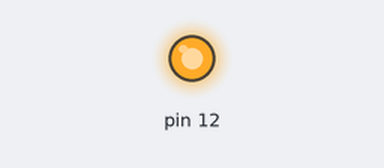
A program run on a simulated Raspberry Pi (header pin numbers). Parts: output pins drawn as LEDs (lit = HIGH). At 6.0 s the program stops and its outputs stay as they are.

Above: at 0.1 s.
At 3.1 s:
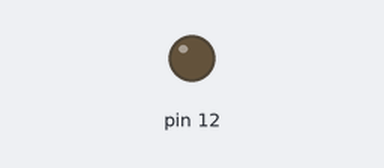
Timing chart, 0 to 4.6 s (numbered marks = the images above):
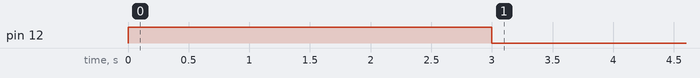

Measured:
- by itself, pin 12: LOW → HIGH at 0.00 s, → LOW 3.0 s later

The program:

gpio-plutia.py
```python
import RPi.GPIO as GPIO
import time

GPIO.setmode(GPIO.BOARD)
GPIO.setup(12,GPIO.OUT)

try:
        GPIO.output(12,GPIO.HIGH)
        time.sleep(3)
        GPIO.output(12,GPIO.LOW)
        time.sleep(3)
except KeyboardInterrupt:    # 异常处理，如果Ctrl+C退出程序
    GPIO.output(12,GPIO.LOW)
    GPIO.cleanup()
```
